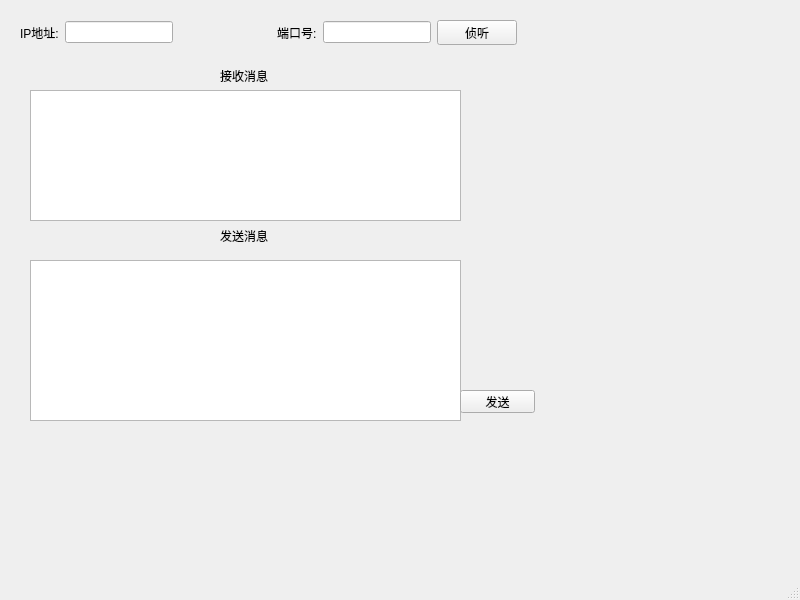
<?xml version="1.0" encoding="UTF-8"?>
<ui version="4.0">
 <class>MainWindow</class>
 <widget class="QMainWindow" name="MainWindow">
  <property name="geometry">
   <rect>
    <x>0</x>
    <y>0</y>
    <width>800</width>
    <height>600</height>
   </rect>
  </property>
  <property name="windowTitle">
   <string>MainWindow</string>
  </property>
  <widget class="QWidget" name="centralwidget">
   <widget class="QLabel" name="label_3">
    <property name="geometry">
     <rect>
      <x>220</x>
      <y>70</y>
      <width>54</width>
      <height>12</height>
     </rect>
    </property>
    <property name="text">
     <string>接收消息</string>
    </property>
   </widget>
   <widget class="QTextEdit" name="textEdit_Receive">
    <property name="geometry">
     <rect>
      <x>30</x>
      <y>90</y>
      <width>431</width>
      <height>131</height>
     </rect>
    </property>
   </widget>
   <widget class="QLabel" name="label_4">
    <property name="geometry">
     <rect>
      <x>220</x>
      <y>230</y>
      <width>54</width>
      <height>12</height>
     </rect>
    </property>
    <property name="text">
     <string>发送消息</string>
    </property>
   </widget>
   <widget class="QTextEdit" name="textEdit_Send">
    <property name="geometry">
     <rect>
      <x>30</x>
      <y>260</y>
      <width>431</width>
      <height>161</height>
     </rect>
    </property>
   </widget>
   <widget class="QPushButton" name="pushButton_Send">
    <property name="geometry">
     <rect>
      <x>460</x>
      <y>390</y>
      <width>75</width>
      <height>23</height>
     </rect>
    </property>
    <property name="text">
     <string>发送</string>
    </property>
   </widget>
   <widget class="QWidget" name="">
    <property name="geometry">
     <rect>
      <x>20</x>
      <y>20</y>
      <width>497</width>
      <height>25</height>
     </rect>
    </property>
    <layout class="QHBoxLayout" name="horizontalLayout">
     <item>
      <widget class="QLabel" name="label">
       <property name="text">
        <string>IP地址:</string>
       </property>
      </widget>
     </item>
     <item>
      <widget class="QLineEdit" name="lineEdit_IP"/>
     </item>
     <item>
      <spacer name="horizontalSpacer">
       <property name="orientation">
        <enum>Qt::Horizontal</enum>
       </property>
       <property name="sizeHint" stdset="0">
        <size>
         <width>40</width>
         <height>20</height>
        </size>
       </property>
      </spacer>
     </item>
     <item>
      <widget class="QLabel" name="label_2">
       <property name="text">
        <string>端口号:</string>
       </property>
      </widget>
     </item>
     <item>
      <widget class="QLineEdit" name="lineEdit_Port"/>
     </item>
     <item>
      <widget class="QPushButton" name="pushButton_Listen">
       <property name="text">
        <string>侦听</string>
       </property>
      </widget>
     </item>
    </layout>
   </widget>
  </widget>
  <widget class="QMenuBar" name="menubar">
   <property name="geometry">
    <rect>
     <x>0</x>
     <y>0</y>
     <width>800</width>
     <height>23</height>
    </rect>
   </property>
  </widget>
  <widget class="QStatusBar" name="statusbar"/>
 </widget>
 <resources/>
 <connections/>
</ui>
